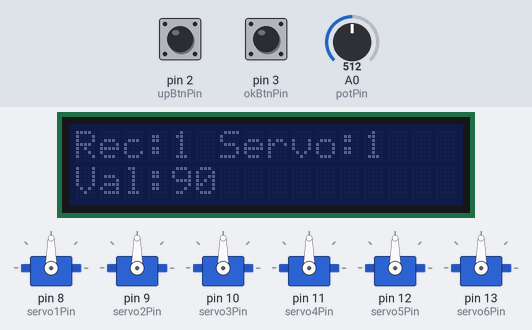
Bench run of a sketch on a simulated Arduino Uno, built with avr-gcc and run on an emulated ATmega328P. Shown: 16×2 character LCD, 6 × servo. The inputs (shaded band) are chosen by the test bench; at power-on: pin 3 (okBtnPin) HIGH, A0 (potPin) = 512, pin 2 (upBtnPin) HIGH. EEPROM starts erased; what the sketch prints to the serial monitor is not drawn.

Above: at 2.3 s.
2.4 s: pin 3 (okBtnPin) pulled LOW for 0.15 s
At 3.3 s:
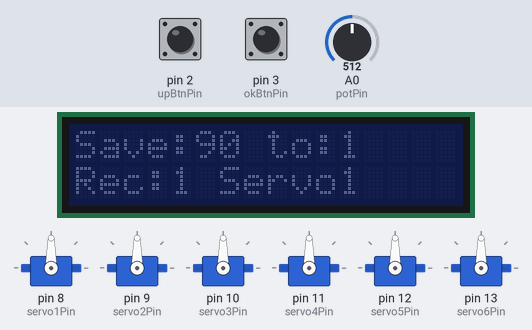
5.4 s: A0 (potPin) set to 716
At 5.65 s:
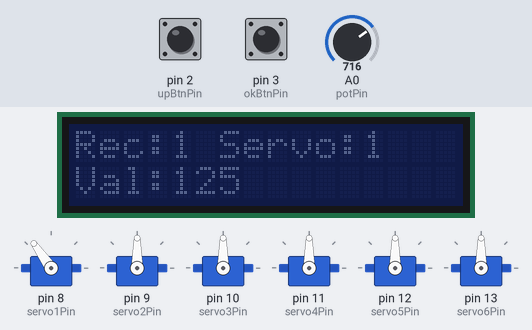
7.7 s: pin 3 (okBtnPin) pulled LOW for 3.2 s
At 11.4 s:
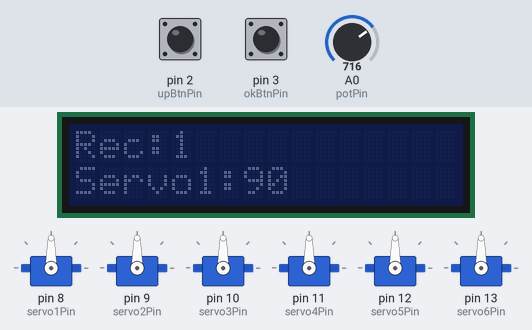
13.6 s: pin 3 (okBtnPin) pulled LOW for 1 s
At 15.96 s:
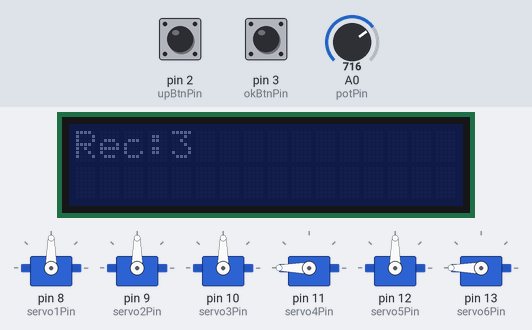
Timing chart, 0 to 17.1 s (numbered marks = the images above; inputs shaded):
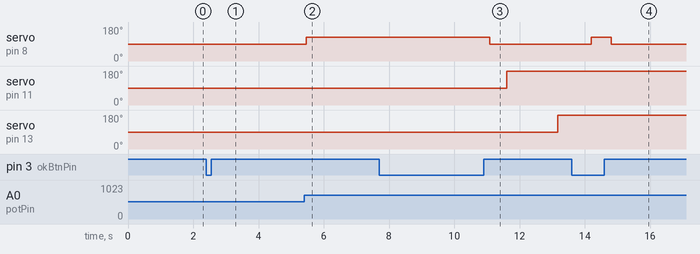

Measured:
- after the input at 2.4 s, the display: first differs from a run without the input after 0.37 s (image 1)
- after the input at 5.4 s, servo on pin 8 (servo1Pin): 90° → 125° after 0.06 s; the display: changes after 0.07 s (image 2)
- after the input at 7.7 s, servo on pin 8 (servo1Pin): 125° → 90° after 3.4 s; servo on pin 11 (servo4Pin): 90° → 180° after 3.9 s; servo on pin 13 (servo6Pin): 90° → 180° after 5.5 s; the display: first differs from a run without the input after 3.4 s (image 3 shows a later state)
- after the input at 13.6 s, servo on pin 8 (servo1Pin): 90° → 125° after 0.60 s, → 90° 0.60 s later; the display: first differs from a run without the input after 0.61 s (image 4 shows a later state)
- what the display in image 1 shows lasts 0.7 s, from 2.8 s to 3.5 s
- what the display in image 3 shows lasts 0.5 s, from 11.1 s to 11.6 s

The sketch:

main.ino
```cpp
/*
6 Servo Memories
by 2black0@gmail.com
*/

#include <Servo.h>
#include <ezButton.h>
#include <EEPROM.h>
#include <LiquidCrystal_I2C.h>

#define potPin A0
#define upBtnPin 2
#define okBtnPin 3
#define servo1Pin 8
#define servo2Pin 9
#define servo3Pin 10
#define servo4Pin 11
#define servo5Pin 12
#define servo6Pin 13

Servo servo1;
Servo servo2;
Servo servo3;
Servo servo4;
Servo servo5;
Servo servo6;

ezButton upButton(upBtnPin);
ezButton okButton(okBtnPin);

unsigned long pressedTime = 0;
unsigned long releasedTime = 0;
const int SHORT_PRESS_TIME = 1000;
const int LONG_PRESS_TIME = 1000;

int addVal = 1;
int recVal = 1;
int potVal = 0;

LiquidCrystal_I2C lcd(0x27, 16, 2);

void init_servo()
{
  servo1.attach(servo1Pin);
  servo2.attach(servo2Pin);
  servo3.attach(servo3Pin);
  servo4.attach(servo4Pin);
  servo5.attach(servo5Pin);
  servo6.attach(servo6Pin);
}

void init_button()
{
  upButton.setDebounceTime(50);
  okButton.setDebounceTime(50);
}

void setup()
{
  Serial.begin(9600);
  lcd.init();
  init_servo();
  init_button();
  delay(100);

  lcd_show(1, 0, "Servo Memories", 1);
  lcd_show(0, 0, "by 2black0", 1000);
}

void loop()
{
  upButton.loop();
  okButton.loop();

  potVal = analogRead(potPin);
  potVal = map(potVal, 0, 1023, 0, 180);
  servo_setting();
  lcd_show(1, 0, "Rec:" + String(recVal) + " Servo:" + String(addVal), 1);
  lcd_show(0, 1, "Val:" + String(potVal), 50);

  if (upButton.isPressed())
  {
    pressedTime = millis();
  }

  if (upButton.isReleased())
  {
    releasedTime = millis();
    long pressDuration = releasedTime - pressedTime;
    if (pressDuration < SHORT_PRESS_TIME)
    {
      addVal++;
      if (addVal > 6)
      {
        addVal = 1;
      }
    }

    if (pressDuration > LONG_PRESS_TIME)
    {
      recVal++;
      if (recVal > 5)
      {
        recVal = 1;
      }
    }
  }

  if (okButton.isPressed())
  {
    pressedTime = millis();
  }

  if (okButton.isReleased())
  {
    releasedTime = millis();
    long pressDuration = releasedTime - pressedTime;
    if (pressDuration < SHORT_PRESS_TIME)
      save_angle();

    if (pressDuration > LONG_PRESS_TIME)
      run_servo();
  }
}

void lcd_show(bool clear, int line, String text, int timedelay)
{
  if (clear)
  {
    lcd.clear();
  }
  lcd.setCursor(0, line);
  lcd.print(text);
  Serial.println(text);
  delay(timedelay);
}

void servo_setting()
{
  switch (addVal)
  {
  case 1:
    servo1.write(potVal);
    break;
  case 2:
    servo2.write(potVal);
    break;
  case 3:
    servo3.write(potVal);
    break;
  case 4:
    servo4.write(potVal);
    break;
  case 5:
    servo5.write(potVal);
    break;
  case 6:
    servo6.write(potVal);
    break;
  }
}

void save_angle()
{
  int eeVal = addVal * recVal;
  EEPROM.write(eeVal, potVal);
  lcd_show(1, 0, "Save:" + String(potVal) + " to:" + String(eeVal), 1);
  lcd_show(0, 1, "Rec:" + String(recVal) + " Servo" + String(addVal), 750);
}

void run_servo()
{
  bool runStatus = true;
  int count = 1;
  while (runStatus)
  {
    okButton.loop();
    for (int i = 1; i < 7; i++)
    {

      if (okButton.isPressed())
      {
        runStatus = false;
      }

      i = i * count;
      int value = EEPROM.read(i);
      lcd_show(1, 0, "Rec:" + String(count), 1);
      switch (i)
      {
      case 1:
        servo1.write(value);
        lcd_show(0, 1, "Servo1:" + String(value), 250);
        break;
      case 2:
        servo2.write(value);
        lcd_show(0, 1, "Servo2:" + String(value), 250);
        break;
      case 3:
        servo3.write(value);
        lcd_show(0, 1, "Servo3:" + String(value), 250);
        break;
      case 4:
        servo4.write(value);
        lcd_show(0, 1, "Servo4:" + String(value), 250);
        break;
      case 5:
        servo5.write(value);
        lcd_show(0, 1, "Servo5:" + String(value), 250);
        break;
      case 6:
        servo6.write(value);
        lcd_show(0, 1, "Servo6:" + String(value), 250);
        break;
      }
      count++;
      delay(250);
    }
  }
}
```
